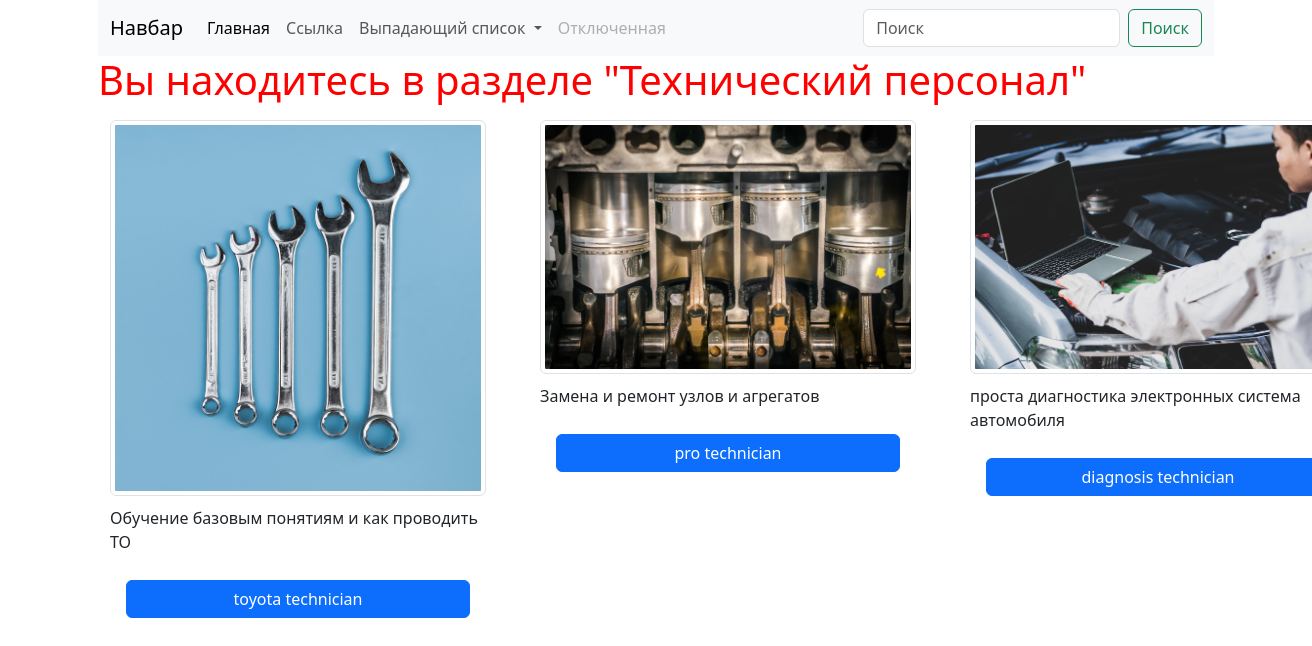
The page /technician/ on the database its author committed.
### myapp/models.py (models this page shows, shortened)
class Site_sections(models.Model):
    title = models.CharField(max_length=100)
    description = models.TextField()
    button_name = models.CharField(max_length=100)
    image = models.ImageField(upload_to='static/myapp/image/')
    slug = models.SlugField(max_length=255, db_index=True)
    is_published = models.BooleanField(default=0)
    def __str__(self):
        return self.title

class Technicians_cources(models.Model):
    title = models.CharField(max_length=100)
    description = models.TextField()
    button_name = models.CharField(max_length=100)
    image = models.ImageField(upload_to='images/')
    slug = models.SlugField(max_length=255, unique=True, db_index=True)
    job_title = models.CharField(max_length=250)
    is_published = models.BooleanField(default=0)
    def __str__(self):
        return self.title
    def get_absolute_url(self):
        return reverse('part', kwargs={'part_slug': self.slug})          ## post это имя маршрута в urls

### myapp/views.py (the view)
# urls.py: path('<slug:part_slug>/', views.get_technician_content, name = 'section'),
def get_technician_content(request, part_slug):             ## переименовать метод т.к. он не только для механиков
    cources = Technicians_cources.objects.all()
    slug_area = get_object_or_404(Site_sections, slug=part_slug)
    certifications= Certification_appointment.objects.all()
    data = {
        'cources': cources,
        'slug_area': slug_area,
        'certifications': certifications
    }
    print(data)
    return render(request, 'myapp/techcont.html', data)

### myapp/models.py (called while the page is built)
    def __str__(self):
        return self.job_title

### myapp/templates/myapp/techcont.html (shortened to what this page needs)
{% extends 'myapp/base.html' %}
{% block content %}
<h1 class="test">Вы находитесь в разделе "{{ slug_area.button_name }}"</h1>
<div class="container">
    <div class="row">
        {% if slug_area.slug == 'technician' or slug_area.slug == 'service_advisor' %}
        {% for cource in cources %}
        {% if cource.job_title == slug_area.title and cource.is_published %}
        <div class="col">
            <div class="img-box">
                <img src="{{ cource.image.url }}" class="img-thumbnail" alt="{{ cource.title }}">
            </div>
            <p>{{ cource.description }}</p>
            <a href="{{ cource.get_absolute_url }}">
                <div class="d-grid gap-2 col-11 mx-auto">
                    <button class="btn btn-primary" type="button">{{ cource.button_name }}</button>
                </div>
            </a>
        </div>
            {% endif %}
            {% endfor %}
        {% endif %}
    </div>
</div>
{% endblock content %}

### myapp/static/myapp/css/style.css (style rules this page uses)
.test { color: red; }
.row { display: grid; grid-template-columns: 1fr 1fr 1fr; grid-template-rows: 2fr; gap: 30px; row-gap: 40px; justify-items: center; }
.col { gap: 10px; display: flex; width: 400px; flex-direction: column; }

### rows shown on the page
Site_sections: button_name "Технический персонал"
Technicians_cources: image (picture), description "Обучение базовым понятиям и как проводить ТО", button_name "toyota technician"
Technicians_cources: image (picture), description "Замена и ремонт узлов и агрегатов", button_name "pro technician"
Technicians_cources: image (picture), description "проста диагностика электронных система автомобиля", button_name "diagnosis technician"
